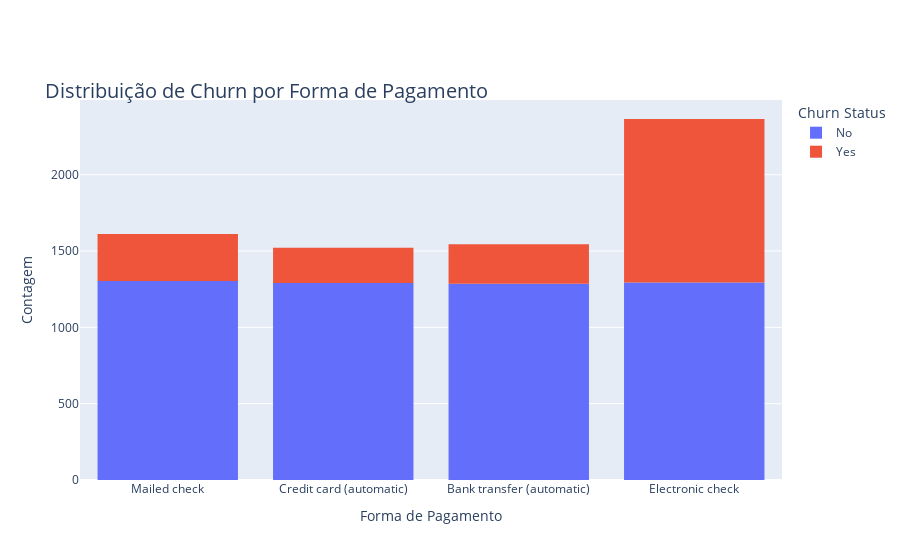

The notebook cell this image was saved under:
### Code cell
fig = px.histogram(df_normalizado, x= 'forma_pagamento', color= 'churn', 
                   title= 'Distribuição de Churn por Forma de Pagamento',
                   labels={'churn': 'Churn Status'})

fig.update_layout(xaxis_title= 'Forma de Pagamento',
                  yaxis_title= 'Contagem',
                  title_font= {'size': 20},
                  title_y= 0.85)

fig.show()

### Figure 1 — Plotly figure (JSON) as saved in the notebook; plotly's stock layout.template omitted (floating-point values rounded to 4 significant figures; data arrays with more than 128 entries replaced by an {"elided": "..."} marker saying what was removed)
{"data": [{"alignmentgroup": "True", "bingroup": "x", "hovertemplate": "Churn Status=No<br>forma_pagamento=%{x}<br>count=%{y}<extra></extra>", "legendgroup": "No", "marker": {"color": "#636efa", "pattern": {"shape": ""}}, "name": "No", "offsetgroup": "No", "orientation": "v", "showlegend": true, "type": "histogram", "x": {"elided": "5174 str values"}, "xaxis": "x", "yaxis": "y"}, {"alignmentgroup": "True", "bingroup": "x", "hovertemplate": "Churn Status=Yes<br>forma_pagamento=%{x}<br>count=%{y}<extra></extra>", "legendgroup": "Yes", "marker": {"color": "#EF553B", "pattern": {"shape": ""}}, "name": "Yes", "offsetgroup": "Yes", "orientation": "v", "showlegend": true, "type": "histogram", "x": {"elided": "1869 str values"}, "xaxis": "x", "yaxis": "y"}], "layout": {"barmode": "relative", "legend": {"title": {"text": "Churn Status"}, "tracegroupgap": 0}, "title": {"font": {"size": 20}, "text": "Distribuição de Churn por Forma de Pagamento", "y": 0.85}, "xaxis": {"anchor": "y", "domain": [0, 1], "title": {"text": "Forma de Pagamento"}}, "yaxis": {"anchor": "x", "domain": [0, 1], "title": {"text": "Contagem"}}}}
